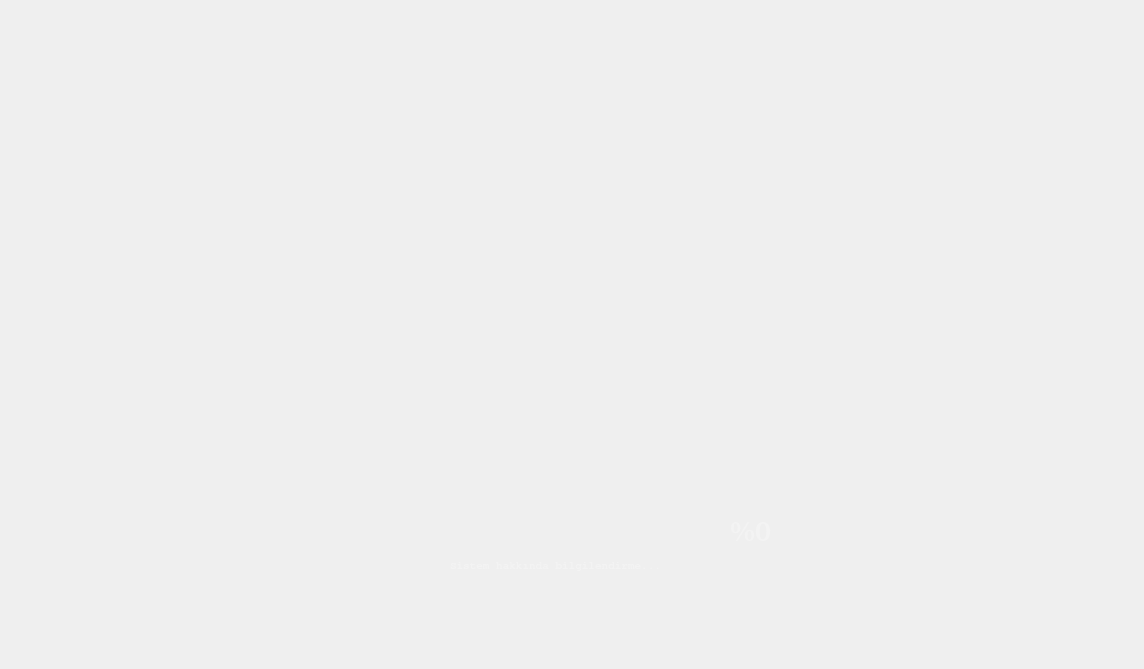
    <widget class="QWidget" name="start_panel">
     <property name="baseSize">
      <size>
       <width>1160</width>
       <height>800</height>
      </size>
     </property>
     <property name="focusPolicy">
      <enum>Qt::ClickFocus</enum>
     </property>
     <widget class="QLabel" name="start_label">
      <property name="geometry">
       <rect>
        <x>0</x>
        <y>0</y>
        <width>1135</width>
        <height>660</height>
       </rect>
      </property>
      <property name="minimumSize">
       <size>
        <width>1135</width>
        <height>660</height>
       </size>
      </property>
      <property name="maximumSize">
       <size>
        <width>1135</width>
        <height>660</height>
       </size>
      </property>
      <property name="palette">
       <palette>
        <active>
         <colorrole role="Text">
          <brush brushstyle="SolidPattern">
           <color alpha="255">
            <red>255</red>
            <green>255</green>
            <blue>255</blue>
           </color>
          </brush>
         </colorrole>
         <colorrole role="PlaceholderText">
          <brush brushstyle="SolidPattern">
           <color alpha="128">
            <red>255</red>
            <green>255</green>
            <blue>255</blue>
           </color>
          </brush>
         </colorrole>
        </active>
        <inactive>
         <colorrole role="Text">
          <brush brushstyle="SolidPattern">
           <color alpha="255">
            <red>255</red>
            <green>255</green>
            <blue>255</blue>
           </color>
          </brush>
         </colorrole>
         <colorrole role="PlaceholderText">
          <brush brushstyle="SolidPattern">
           <color alpha="128">
            <red>255</red>
            <green>255</green>
            <blue>255</blue>
           </color>
          </brush>
         </colorrole>
        </inactive>
        <disabled>
         <colorrole role="Text">
          <brush brushstyle="SolidPattern">
           <color alpha="255">
            <red>190</red>
            <green>190</green>
            <blue>190</blue>
           </color>
          </brush>
         </colorrole>
         <colorrole role="PlaceholderText">
          <brush brushstyle="SolidPattern">
           <color alpha="128">
            <red>0</red>
            <green>0</green>
            <blue>0</blue>
           </color>
          </brush>
         </colorrole>
        </disabled>
       </palette>
      </property>
      <property name="font">
       <font>
        <weight>75</weight>
        <italic>true</italic>
        <bold>true</bold>
        <strikeout>true</strikeout>
       </font>
      </property>
      <property name="focusPolicy">
       <enum>Qt::ClickFocus</enum>
      </property>
      <property name="text">
       <string/>
      </property>
      <property name="pixmap">
       <pixmap>app_pic/start.jpg</pixmap>
      </property>
      <property name="scaledContents">
       <bool>true</bool>
      </property>
      <property name="alignment">
       <set>Qt::AlignLeading|Qt::AlignLeft|Qt::AlignTop</set>
      </property>
     </widget>
     <widget class="QPushButton" name="StartButton">
      <property name="geometry">
       <rect>
        <x>500</x>
        <y>170</y>
        <width>141</width>
        <height>161</height>
       </rect>
      </property>
      <property name="cursor">
       <cursorShape>ArrowCursor</cursorShape>
      </property>
      <property name="mouseTracking">
       <bool>true</bool>
      </property>
      <property name="tabletTracking">
       <bool>true</bool>
      </property>
      <property name="focusPolicy">
       <enum>Qt::StrongFocus</enum>
      </property>
      <property name="contextMenuPolicy">
       <enum>Qt::NoContextMenu</enum>
      </property>
      <property name="autoFillBackground">
       <bool>false</bool>
      </property>
      <property name="styleSheet">
       <string notr="true">QPushButton {
    background: transparent;
    border: none;
}</string>
      </property>
      <property name="text">
       <string/>
      </property>
      <property name="default">
       <bool>true</bool>
      </property>
      <property name="flat">
       <bool>false</bool>
      </property>
     </widget>
     <widget class="QLabel" name="loading_info">
      <property name="geometry">
       <rect>
        <x>280</x>
        <y>560</y>
        <width>551</width>
        <height>71</height>
       </rect>
      </property>
      <property name="palette">
       <palette>
        <active>
         <colorrole role="WindowText">
          <brush brushstyle="SolidPattern">
           <color alpha="255">
            <red>243</red>
            <green>243</green>
            <blue>243</blue>
           </color>
          </brush>
         </colorrole>
        </active>
        <inactive>
         <colorrole role="WindowText">
          <brush brushstyle="SolidPattern">
           <color alpha="255">
            <red>243</red>
            <green>243</green>
            <blue>243</blue>
           </color>
          </brush>
         </colorrole>
        </inactive>
        <disabled>
         <colorrole role="WindowText">
          <brush brushstyle="SolidPattern">
           <color alpha="255">
            <red>190</red>
            <green>190</green>
            <blue>190</blue>
           </color>
          </brush>
         </colorrole>
        </disabled>
       </palette>
      </property>
      <property name="font">
       <font>
        <family>FreeMono</family>
        <pointsize>8</pointsize>
        <weight>75</weight>
        <bold>true</bold>
       </font>
      </property>
      <property name="text">
       <string>Sistem hakkında bilgilendirme...</string>
      </property>
      <property name="scaledContents">
       <bool>false</bool>
      </property>
      <property name="alignment">
       <set>Qt::AlignHCenter|Qt::AlignTop</set>
      </property>
      <property name="wordWrap">
       <bool>true</bool>
      </property>
     </widget>
     <widget class="QLabel" name="loading_no">
      <property name="geometry">
       <rect>
        <x>730</x>
        <y>510</y>
        <width>101</width>
        <height>41</height>
       </rect>
      </property>
      <property name="palette">
       <palette>
        <active>
         <colorrole role="WindowText">
          <brush brushstyle="SolidPattern">
           <color alpha="255">
            <red>243</red>
            <green>243</green>
            <blue>243</blue>
           </color>
          </brush>
         </colorrole>
         <colorrole role="Text">
          <brush brushstyle="SolidPattern">
           <color alpha="255">
            <red>255</red>
            <green>255</green>
            <blue>255</blue>
           </color>
          </brush>
         </colorrole>
         <colorrole role="ButtonText">
          <brush brushstyle="SolidPattern">
           <color alpha="255">
            <red>255</red>
            <green>255</green>
            <blue>255</blue>
           </color>
          </brush>
         </colorrole>
         <colorrole role="ToolTipText">
          <brush brushstyle="SolidPattern">
           <color alpha="255">
            <red>255</red>
            <green>255</green>
            <blue>255</blue>
           </color>
          </brush>
         </colorrole>
         <colorrole role="PlaceholderText">
          <brush brushstyle="SolidPattern">
           <color alpha="128">
            <red>255</red>
            <green>255</green>
            <blue>255</blue>
           </color>
          </brush>
         </colorrole>
        </active>
        <inactive>
         <colorrole role="WindowText">
          <brush brushstyle="SolidPattern">
           <color alpha="255">
            <red>243</red>
            <green>243</green>
            <blue>243</blue>
           </color>
          </brush>
         </colorrole>
         <colorrole role="Text">
          <brush brushstyle="SolidPattern">
           <color alpha="255">
            <red>255</red>
            <green>255</green>
            <blue>255</blue>
           </color>
          </brush>
         </colorrole>
         <colorrole role="ButtonText">
          <brush brushstyle="SolidPattern">
           <color alpha="255">
            <red>255</red>
            <green>255</green>
            <blue>255</blue>
           </color>
          </brush>
         </colorrole>
         <colorrole role="ToolTipText">
          <brush brushstyle="SolidPattern">
           <color alpha="255">
            <red>255</red>
            <green>255</green>
            <blue>255</blue>
           </color>
          </brush>
         </colorrole>
         <colorrole role="PlaceholderText">
          <brush brushstyle="SolidPattern">
           <color alpha="128">
            <red>255</red>
            <green>255</green>
            <blue>255</blue>
           </color>
          </brush>
         </colorrole>
        </inactive>
        <disabled>
         <colorrole role="WindowText">
          <brush brushstyle="SolidPattern">
           <color alpha="255">
            <red>190</red>
            <green>190</green>
            <blue>190</blue>
           </color>
          </brush>
         </colorrole>
         <colorrole role="Text">
          <brush brushstyle="SolidPattern">
           <color alpha="255">
            <red>190</red>
            <green>190</green>
            <blue>190</blue>
           </color>
          </brush>
         </colorrole>
         <colorrole role="ButtonText">
          <brush brushstyle="SolidPattern">
           <color alpha="255">
            <red>190</red>
            <green>190</green>
            <blue>190</blue>
           </color>
          </brush>
         </colorrole>
         <colorrole role="ToolTipText">
          <brush brushstyle="SolidPattern">
           <color alpha="255">
            <red>255</red>
            <green>255</green>
            <blue>255</blue>
           </color>
          </brush>
         </colorrole>
         <colorrole role="PlaceholderText">
          <brush brushstyle="SolidPattern">
           <color alpha="128">
            <red>0</red>
            <green>0</green>
            <blue>0</blue>
           </color>
          </brush>
         </colorrole>
        </disabled>
       </palette>
      </property>
      <property name="font">
       <font>
        <family>URW Bookman [UKWN]</family>
        <pointsize>21</pointsize>
        <weight>75</weight>
        <italic>false</italic>
        <bold>true</bold>
       </font>
      </property>
      <property name="text">
       <string>%0</string>
      </property>
      <property name="scaledContents">
       <bool>true</bool>
      </property>
     </widget>
    </widget>
